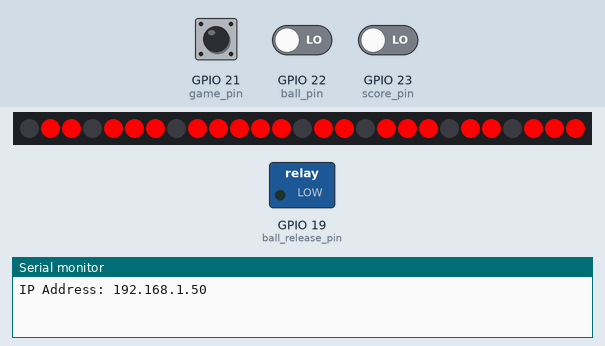
A sketch run on a simulated ESP32. Parts: 27 RGB LEDs in strip order, left to right, switched loads named in the sketch (green lamp = pin HIGH), the last lines printed to the serial monitor. Inputs (shaded band) come from the test bench; at power-on: GPIO 21 (game_pin) HIGH, GPIO 22 (ball_pin) LOW, GPIO 23 (score_pin) LOW. WiFi joins after 1.5 s; servers stay silent unless stated; storage starts empty.

Above: at 3.18 s.
3.8 s: GPIO 21 (game_pin) pulled LOW for 3.2 s
At 7.6 s:
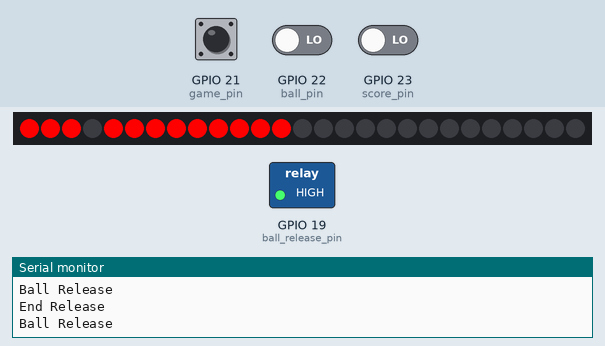
8.5 s: GPIO 22 (ball_pin) driven HIGH
At 14.25 s:
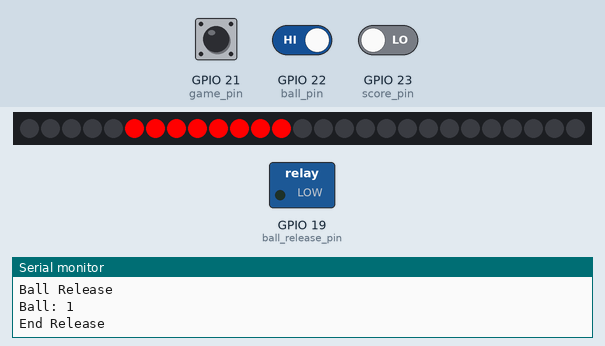
14.5 s: GPIO 22 (ball_pin) driven LOW
At 15.7 s:
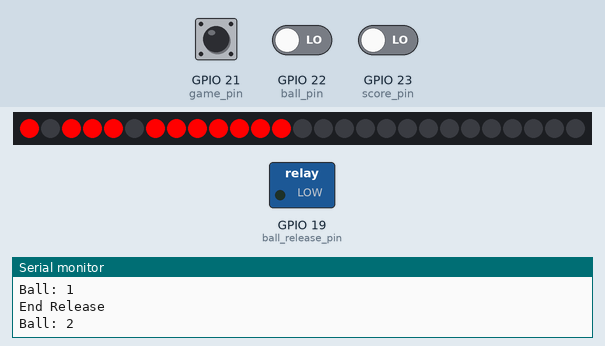
16.0 s: GPIO 21 (game_pin) pulled LOW for 0.15 s
At 16.8 s:
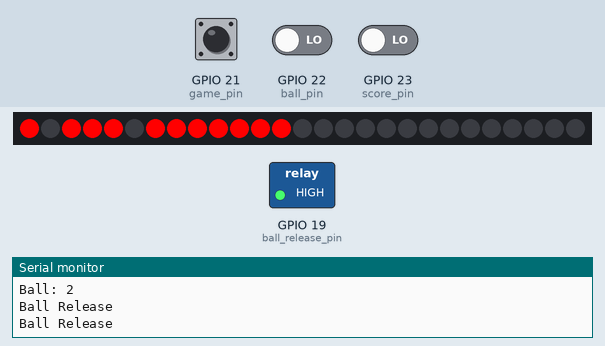
Timing chart, 0 to 24.7 s (numbered marks = the images above; inputs shaded):
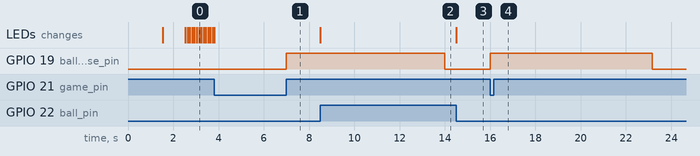

The sketch:

skeeball.ino
```cpp
#include <Arduino.h>
#include <WiFi.h>
#include <AsyncTCP.h>
#include <ESPAsyncWebServer.h>
#include <ESPmDNS.h>
#include <WiFiUdp.h>
#include <ArduinoOTA.h>
#include <SPIFFS.h>
#include <FS.h>
#include <string.h>
#include <FastLED.h>

//7 Segment setup
#define NUM_LEDS 27
#define DATA_PIN 32

CRGB leds[NUM_LEDS];

// Setup Async Servers

AsyncWebServer server(80);
AsyncWebSocket ws("/ws");

//Setup Pins

const byte score_pin = 23;
const byte ball_pin = 22;
const byte game_pin = 21;
const byte ball_release_pin = 19;

//Global Variables

int score = 0;
int old_millis = 0;
int old_millis_ball = 0;
int old_millis_game = 0;
int debounce_score = 50;
int debounce_ball = 150;
int ball = 0;
int balls_game = 9;
int game_on = 0;
int number_loop_millis = 0;
int number_loop = 0;
int number_loop_timer = 0;
char data[400];
volatile bool send_data=false;
bool looping_enable=true;
bool ball_release_bool = false;
int ball_release_millis = 0;


//Timer

hw_timer_t * timer = NULL;
//hw_timer_t * timer1 = NULL;
portMUX_TYPE timerMux = portMUX_INITIALIZER_UNLOCKED;

//Handle Websocket Events

void onWsEvent(AsyncWebSocket * server, AsyncWebSocketClient * client, AwsEventType type, void * arg, uint8_t *data, size_t len){

  if(type == WS_EVT_CONNECT){

    //Websocket Connect

    Serial.println("Websocket client connection received");

    //Send Values to all clients

    ws.printfAll("{\"S\":\"%d\"}",score);
    ws.printfAll("{\"B\":\"%d\"}",ball);
    ws.printfAll("{\"G\":\"%d\"}",game_on);

  } else if(type == WS_EVT_DISCONNECT){
    Serial.println("Client disconnected");

  } else if(type == WS_EVT_DATA){

    Serial.println("Data received: ");

    for(int i=0; i < len; i++) {
      Serial.print(data[i]);
      Serial.print("|");
    }

    Serial.println();
  }
}

void ball_release(){
  //Trigger Ball Relese Solenoid

  Serial.println("Ball Release");
  digitalWrite(ball_release_pin,1);
  ball_release_bool = true;
  ball_release_millis = millis();

  //Enable Timer to turn off Solenoid
  //timer = timerBegin(0, 80, true);
  //timerAttachInterrupt(timer, onTimer, true);
  //timerAlarmWrite(timer, 10000000, false);
  //timerAlarmEnable(timer);
}

//void onTimer() {
//  portENTER_CRITICAL_ISR(&timerMux);
//  //Turn Off Ball Release Solenoid
//  Serial.println("End Release");
//  digitalWrite(ball_release_pin,0);

  //Reset Timer Configuration

//  timer = timerBegin(0, 80, true);
//  timerAttachInterrupt(timer, onTimer, true);
//  timerAlarmWrite(timer, 10000000, false);

//  portEXIT_CRITICAL_ISR(&timerMux);
//}

void do_send_data(){
  //Set Send Data from Inturrupt Handler
  //Cannot send from here due to ISR Reboot
  //Probably a way to do this via volitale envionrment calls but this is easier

  send_data = true;
}

void notFound(AsyncWebServerRequest *request) {
  //Handle 404
  request->send(404, "text/plain", "Not found");
}

void do_start_game(){
  //Inturrupt Handler for game start button press
  //Debounce
  int diff = millis()-old_millis_game;
  if (diff> debounce_score || millis() < old_millis){
    old_millis_game = millis();
    //Check if game is already enabled
    if (game_on == 0){
      //Reset all values and start new game
      game_on = 1;
      score = 0;
      ball = 0;
      Serial.println("Game Start");
    }
    //disable loop on 7 seg
    looping_enable=false;
    //send data to websockets
    do_send_data();
    //Release the balls
    ball_release();
  }
}

void do_score(){
  //Inturrupt Handler for score pins
  //Check if game is enabled
  if(game_on ==1){
    //Debounce
    int diff = millis()-old_millis;
    Serial.printf("Diff: %d\n",diff);
    if (diff> debounce_score || millis() < old_millis){
      old_millis = millis();
      //Add 10 to score
      //All score switches connect to the same pin and each switch is worth 10 points
      //As the ball travels down the path it will trigger the appropriate number of switches
      score=score+10;
      Serial.printf("Score: %d\n", score);
      //Send data to connected Websocket clients
      do_send_data();
    }
  }
}

void do_ball(){
  //Inturrupt Handler for ball count pin
  //Debounce
  int diff = millis()-old_millis_ball;
  if (diff> debounce_ball || millis() < old_millis_ball){
    old_millis_ball = millis();
    //Count Ball
    ball= ball + 1;
    //If played balls is >= to balls/game disable game
    if (ball >= balls_game){
      game_on = 0;
      number_loop_timer = millis();
    }
    Serial.printf("Ball: %d\n", ball);
    //Send Data to connected Websocket Clients
    do_send_data();
  }
}

void displayNumber(int startindex, int number) {
  int ledstart;
  //startindex in digit position.  Multiplied by 7 for each digit.
  //number is number to display (not wired in stanard 7 segment display because i'm silly
  byte numbers[] = {
  0b01110111, // 0
  0b01100000, // 1
  0b01011101, // 2
  0b01111001, // 3
  0b01101010, // 4
  0b00111011, // 5
  0b00111111, // 6
  0b01100001, // 7
  0b01111111, // 8
  0b01101011, // 9
  0b00000000,
  };
  if (startindex>1){
    ledstart = (startindex * 7) - 1;
  }else{
    ledstart = startindex * 7;
  }
  if (startindex == 1 ){
    byte number = 0b01111111; //0
    for (int i = 0; i < 6; i++) {
      leds[i + ledstart] = ((number & 1 << i) == 1 << i) ? CRGB::Red : CRGB::Black;
    }
  }else{
    for (int i = 0; i < 7; i++) {
      leds[i + ledstart] = ((numbers[number] & 1 << i) == 1 << i) ? CRGB::Red : CRGB::Black;
    }
  }

}

void displayNumerLoop(int number){
  int startindex = 0;
  byte numbers[] = {
    0b01110110,
    0b00110111,
    0b01010111,
    0b01100111,
    0b01110011,
    0b01110101,
  };
  byte numbers1[] = {
    0b0111110,
    0b1011111,
    0b1101111,
    0b1110111,
    0b1111011,
    0b1111101,
  };
  for (int i = 0; i <= 6; i++) {
    leds[i] = ((numbers[number] & 1 << i) == 1 << i) ? CRGB::Red : CRGB::Black;
    if(i<6) {leds[i+7] = ((numbers1[number] & 1 << i) == 1 << i) ? CRGB::Red : CRGB::Black;}
    leds[i+13] = ((numbers[number] & 1 << i) == 1 << i) ? CRGB::Red : CRGB::Black;
    leds[i+20] = ((numbers[number] & 1 << i) == 1 << i) ? CRGB::Red : CRGB::Black;
  }
}

void setup() {
  Serial.begin(115200);
  //Check for SPIFFS file system to host web content
  if (!SPIFFS.begin(true)) {
    Serial.println("An Error has occurred while mounting SPIFFS");
    return;
  }
  //Read wifi creds from SPIFFS
  File wificreds = SPIFFS.open("/wifi.txt");
  String file_ssid = wificreds.readStringUntil('\n');
  String file_ssid_key = wificreds.readStringUntil('\n');
  file_ssid.trim();
  file_ssid_key.trim();
  //Convert to char * for wifi connect
  char * ssid = new char [file_ssid.length()+1];
  file_ssid.toCharArray(ssid,file_ssid.length()+1);
  char * password = new char [file_ssid_key.length()+1];
  file_ssid_key.toCharArray(password,file_ssid_key.length()+1);
  //close file
  wificreds.close();


  //Set WIFI to station momde and connect
  WiFi.mode(WIFI_STA);
  WiFi.begin(ssid, password);

  if (WiFi.waitForConnectResult() != WL_CONNECTED) {
    Serial.printf("WiFi Failed!\n");
    //return;
  }

  //Print IP.  Also avalbile via multicast DNS from OTA
  Serial.print("IP Address: ");
  Serial.println(WiFi.localIP());

  //Set pin modes

  //pinMode(score_pin, INPUT_PULLDOWN);
  pinMode(score_pin, INPUT_PULLDOWN);
  pinMode(ball_pin, INPUT_PULLDOWN);
  pinMode(game_pin, INPUT_PULLUP);
  pinMode(ball_release_pin, OUTPUT);

  //Make sure Solenoid doesn't release

  digitalWrite(ball_release_pin,0);

  //Setup LEDS
  FastLED.addLeds<WS2812B, DATA_PIN, GRB>(leds, NUM_LEDS);  // GRB ordering is typical
  displayNumber(0,0);
  displayNumber(1,0);
  displayNumber(2,0);
  displayNumber(3,0);
  FastLED.show();
  //Add webserver and sebsocket Handlers

  ws.onEvent(onWsEvent);
  server.addHandler(&ws);

  //Define root request on webserver

  server.on("/", HTTP_GET, [](AsyncWebServerRequest *request){
    //Send index.html from SPIFFS
    request->send(SPIFFS, "/index.html");
  });
  server.on("/reset", HTTP_GET, [](AsyncWebServerRequest *request){
    //Restart Micro Controller
    request->send(200, "text/html", "<html><head> <meta http-equiv='refresh' content='10;url=/'></head><body><h1>RESET!!</h1></body></html>");
    ESP.restart();
  });
  server.on("/sevenSeg.js", HTTP_GET, [](AsyncWebServerRequest *request){
    //Send sevenSeg.js from SPIFFS
    request->send(SPIFFS, "/sevenSeg.js");
  });
  server.onNotFound(notFound);

  server.begin();

  //ArduinoOTA Code from example
    ArduinoOTA
    .onStart([]() {
      String type;
      if (ArduinoOTA.getCommand() == U_FLASH)
        type = "sketch";
      else // U_SPIFFS
        type = "filesystem";

      // NOTE: if updating SPIFFS this would be the place to unmount SPIFFS using SPIFFS.end()
      Serial.println("Start updating " + type);
    })
    .onEnd([]() {
      Serial.println("\nEnd");
    })
    .onProgress([](unsigned int progress, unsigned int total) {
      Serial.printf("Progress: %u%%\r", (progress / (total / 100)));
    })
    .onError([](ota_error_t error) {
      Serial.printf("Error[%u]: ", error);
      if (error == OTA_AUTH_ERROR) Serial.println("Auth Failed");
      else if (error == OTA_BEGIN_ERROR) Serial.println("Begin Failed");
      else if (error == OTA_CONNECT_ERROR) Serial.println("Connect Failed");
      else if (error == OTA_RECEIVE_ERROR) Serial.println("Receive Failed");
      else if (error == OTA_END_ERROR) Serial.println("End Failed");
    });

  ArduinoOTA.begin();

  //Delay to prevent false inital score and ball count

  delay(1000);

  //Reset Values

  score=0;
  ball=0;
  game_on=0;

  //attachInterrupts to handle ball and game start actions

  attachInterrupt(digitalPinToInterrupt(score_pin), do_score, FALLING);
  attachInterrupt(digitalPinToInterrupt(ball_pin), do_ball, HIGH);
  attachInterrupt(digitalPinToInterrupt(game_pin), do_start_game, HIGH);
}

void loop() {
  //All game logic is handled in Inturrupts
  //OTA Handel
  ArduinoOTA.handle();
  //Clean up improperly disconnect WebSockets
  ws.cleanupClients();
  //Send data to WebSockets
  if (send_data == true){
    displayNumber(0,ball);
    displayNumber(1,0);
    if(score == 0){
      //displayNumber(1,0);
      displayNumber(2,10);
      displayNumber(3,10);
    }
    if (score > 0){
      displayNumber(2,(score/10U) % 10);
      //Serial.printf("Second score digit: %d",(score/10U) % 10);
    }
    if (score>=100){
      displayNumber(3,(score/100U) % 10);
      //Serial.printf("Third score digit: %d",(score/100U) % 10);
    }else{
      displayNumber(3,10);
    }
    FastLED.show();
    if(score == 0){
      ws.printfAll("{\"S\":\"000\"}");
    }else{
    ws.printfAll("{\"S\":\"%d\"}",score);
    }
    ws.printfAll("{\"B\":\"%d\"}",ball);
    ws.printfAll("{\"G\":\"%d\"}",game_on);
    send_data = false;
  }
  //Serial.println(digitalRead(score_pin));

  //ball release timer
  if (ball_release_bool){
    if (ball_release_millis < millis() - (1000*7)){
        Serial.println("End Release");
        digitalWrite(ball_release_pin,0);
        ball_release_bool = false;
    }
  }

  //looping digits timer
  if (game_on == 0){
    if (looping_enable == false){
      if (number_loop_timer+(60*1*1000)  < millis()){
        Serial.println("Loop Enabled");
        looping_enable = true;
     }
    }
  }
  //display looping on digits if game not being played
  if ((game_on==0) && (looping_enable == true)){
    if (number_loop_millis < millis()-100){
    //if (number_loop_millis < millis()-1000){
      number_loop_millis = millis();
      displayNumerLoop(number_loop);
      FastLED.show();
      number_loop++;
      if (number_loop == 6){
        number_loop=0;
      }
    }
  }
}
```

Measured:
- after the input at 3.8 s, GPIO 19 (ball_release_pin): LOW → HIGH after 3.2 s
- after the input at 8.5 s, the LEDs: change at once (image 2)
- after the input at 14.5 s, the LEDs: change at once (image 3)
- after the input at 16.0 s, GPIO 19 (ball_release_pin): LOW → HIGH at once, → LOW 7.2 s later
